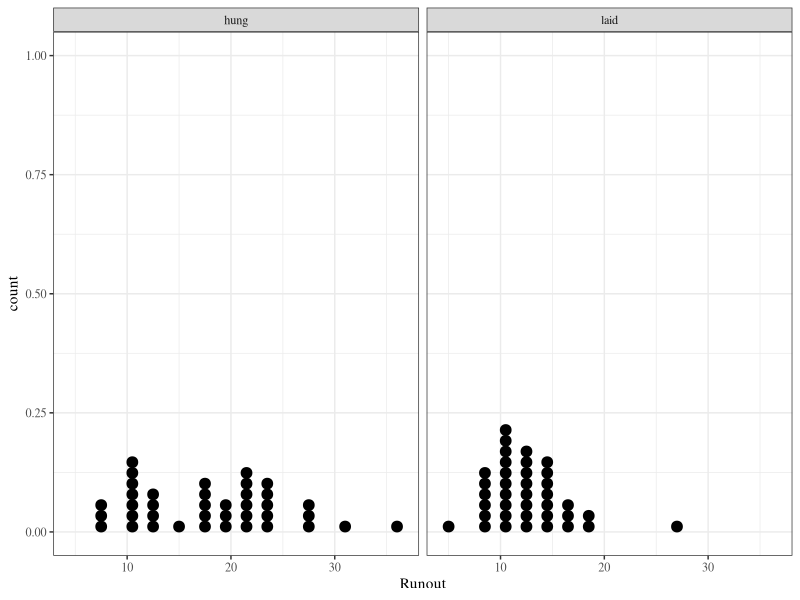
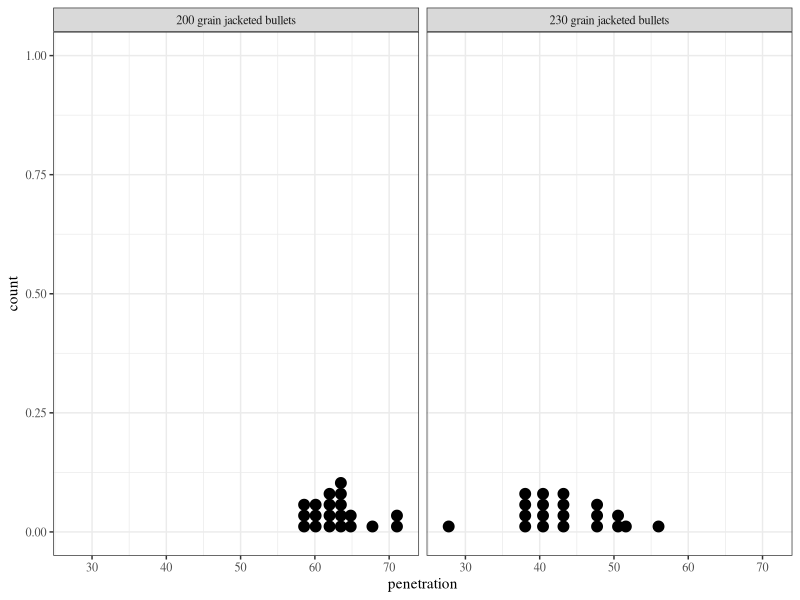
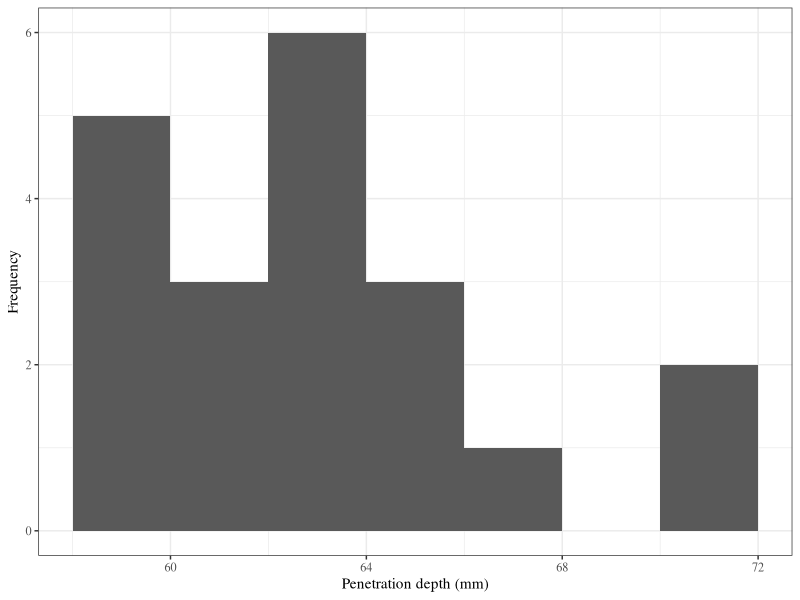
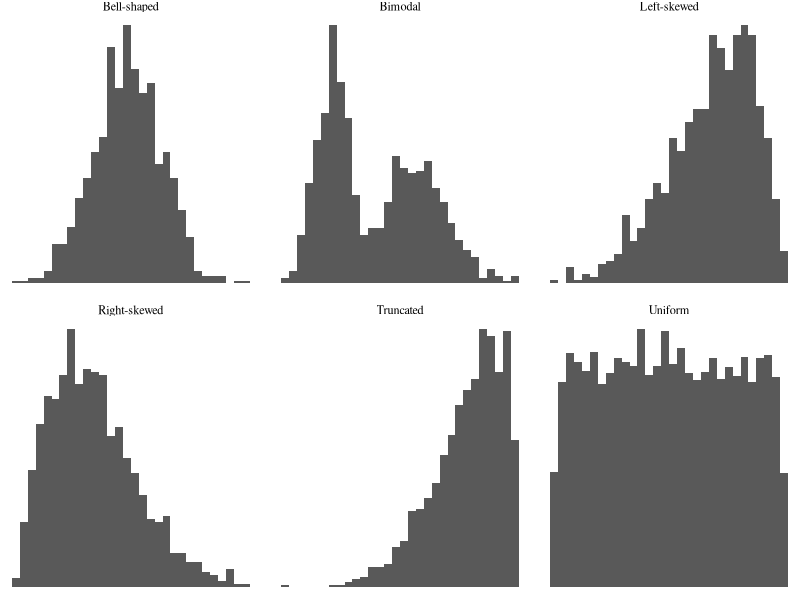
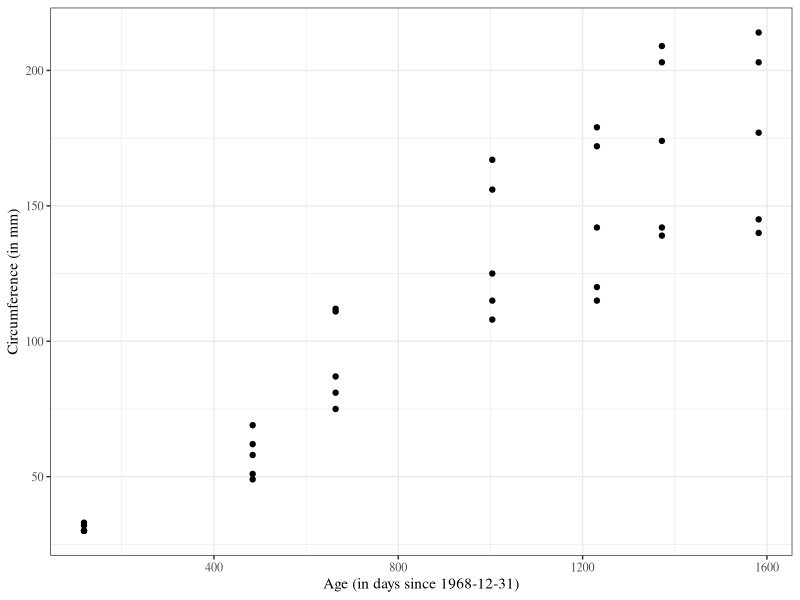
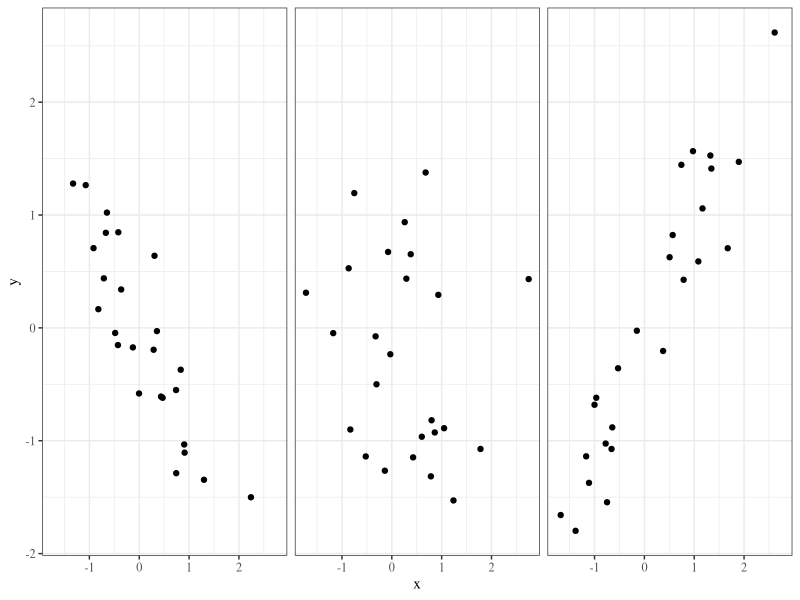

Write R code to recreate these figures, in order.
## ---- chunk 1
library(knitr)
library(tidyverse)
library(xtable)
library(MASS)

knitr::opts_chunk$set(echo=FALSE, message=FALSE, warning=FALSE, fig.height = 2)
theme_set(theme_bw(base_family = "serif"))

set.seed(305)
## ---- chunk 2
gears <- read_csv("../../data/gears.csv")
## ---- chunk 3
gears %>%
  ggplot() +
  geom_dotplot(aes(Runout)) +
  facet_wrap(~Arrangement)
## ---- chunk 4
bullets <- read_csv("../../data/bullets.csv")
## ---- chunk 5
bullets %>%
  mutate(grain = paste(grain, "grain jacketed bullets")) %>%
  group_by(grain) %>%
  summarise(Values = paste(penetration, collapse = ", ")) %>%
  spread(grain, Values) %>%
  xtable(align = c("c", "p{2in}", "p{2in}"), caption = "Bullet penetration depths (mm)") %>%
  print(include.rownames = FALSE)
## ---- chunk 6
bullets %>%
  mutate(grain = paste(grain, "grain jacketed bullets")) %>%
  ggplot() +
  geom_dotplot(aes(penetration)) +
  facet_wrap(~grain)
## ---- chunk 7
gears %>%
  group_by(Arrangement) %>%
  summarise(Values = paste(Runout, collapse = ", ")) %>%
  spread(Arrangement, Values) %>%
  xtable(align = c("c", "p{2in}", "p{2in}"), caption = "Thrust face runouts (.0001 in.)") %>%
  print(include.rownames = FALSE)
## ---- chunk 8
bullets %>%
  filter(grain == 200) %>%
  ggplot() +
  geom_histogram(aes(penetration), breaks = seq(58, 72, by = 2)) +
  xlab("Penetration depth (mm)") + ylab("Frequency")
## ---- chunk 9
shapes <- data.frame(shape = "Bell-shaped", data = rnorm(1000))
shapes %>%
  bind_rows(data.frame(shape = "Right-skewed", data = rbeta(1000, 2, 5))) %>%
  bind_rows(data.frame(shape = "Left-skewed", data = rbeta(1000, 5, 2))) %>%
  bind_rows(data.frame(shape = "Uniform", data = runif(10000))) %>%
  bind_rows(data.frame(shape = "Bimodal", data = c(rnorm(500), rnorm(500, 5, 2)))) %>%
  bind_rows(data.frame(shape = "Truncated", data = rnorm(2000)) %>% filter(data < 0)) -> shapes
                     
                  
shapes %>%
  ggplot() +
  geom_histogram(aes(data)) +
  facet_wrap(~shape, nrow = 2, scales = "free") +
  theme_void(base_family = "serif")

## ---- chunk 10
Orange %>%
  ggplot() +
  geom_point(aes(age, circumference)) +
  xlab("Age (in days since 1968-12-31)") + ylab("Circumference (in mm)")
## ---- chunk 11
data <- data.frame(relationship = "Positive", 
                   mvrnorm(25, c(0, 0), matrix(c(1, .9, .9, 1), nrow = 2)))
data %>%
  bind_rows(data.frame(relationship = "Negative", 
                   mvrnorm(25, c(0, 0), matrix(c(1, -.9, -.9, 1), nrow = 2)))) %>%
  bind_rows(data.frame(relationship = "No association", 
                   mvrnorm(25, c(0, 0), matrix(c(1, 0, 0, 1), nrow = 2)))) -> data

data %>%
  rename(x = X1, y = X2) %>%
  ggplot() +
  geom_point(aes(x, y)) +
  facet_wrap(~ relationship) +
  theme(strip.background = element_blank(),
       strip.text.x = element_blank())
## ---- chunk 12
office <- data.frame(Week = 1:15,
                     Attendance = c(0, 1, 4, 5, 40, 2, 5, 10, 7, 30, 0, 4, 3, 19, 60))

office %>%
  xtable(caption = "Weekly attendance in office hours for a semester.") %>%
  print(include.rownames = FALSE)
